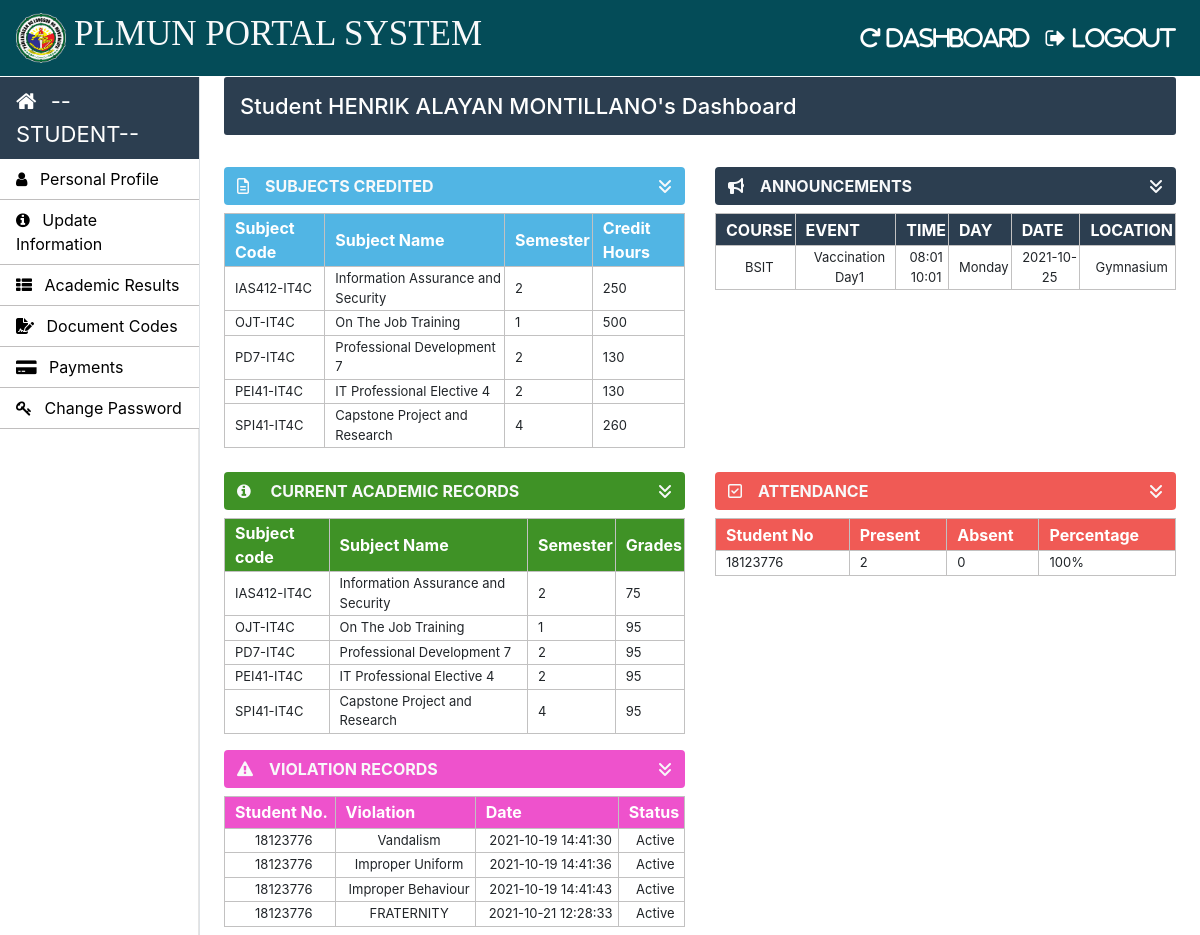
Page /student/student-index.php (signed in) on the committed database.
### tables this page shows
CREATE TABLE `student_info` (
  `roll_no` int(50) NOT NULL,
  `first_name` varchar(30) NOT NULL,
  `middle_name` varchar(30) NOT NULL,
  `last_name` varchar(30) NOT NULL,
  `father_name` varchar(30) NOT NULL,
  `email` varchar(200) NOT NULL,
  `mobile_no` varchar(11) NOT NULL,
  `course_code` varchar(11) NOT NULL,
  `profile_image` varchar(100) NOT NULL,
  `prospectus_issued` varchar(10) NOT NULL,
  `prospectus_amount` varchar(10) NOT NULL,
  `applicant_status` varchar(20) NOT NULL,
  `application_status` varchar(20) NOT NULL,
  `dob` varchar(10) NOT NULL,
  `gender` varchar(10) NOT NULL,
  `permanent_address` varchar(150) NOT NULL,
  `current_address` varchar(150) NOT NULL,
  `place_of_birth` varchar(150) NOT NULL,
  `admission_date` timestamp NOT NULL DEFAULT CURRENT_TIMESTAMP ON UPDATE CURRENT_TIMESTAMP
);

CREATE TABLE `course_subjects` (
  `subject_code` varchar(20) NOT NULL,
  `subject_name` varchar(50) NOT NULL,
  `course_code` varchar(10) NOT NULL,
  `semester` int(10) NOT NULL,
  `credit_hours` int(5) NOT NULL
);

CREATE TABLE `student_courses` (
  `student_course_id` int(11) NOT NULL,
  `course_code` varchar(10) NOT NULL,
  `semester` int(11) NOT NULL,
  `roll_no` varchar(10) NOT NULL,
  `subject_code` varchar(50) NOT NULL,
  `session` varchar(10) NOT NULL,
  `assign_date` varchar(10) NOT NULL
);

CREATE TABLE `announcement` (
  `id` int(11) NOT NULL,
  `course_code` varchar(10) NOT NULL,
  `note` varchar(200) NOT NULL,
  `timing_from` varchar(10) NOT NULL,
  `timing_to` varchar(10) NOT NULL,
  `date` date NOT NULL,
  `day` varchar(20) NOT NULL,
  `room_no` varchar(200) NOT NULL
);

CREATE TABLE `weekdays` (
  `day_id` int(11) NOT NULL,
  `day_name` varchar(15) NOT NULL
);

CREATE TABLE `class_result` (
  `class_result_id` int(11) NOT NULL,
  `roll_no` varchar(30) NOT NULL,
  `course_code` varchar(30) NOT NULL,
  `subject_code` varchar(50) NOT NULL,
  `semester` varchar(11) NOT NULL,
  `total_marks` varchar(11) NOT NULL,
  `obtain_marks` varchar(11) NOT NULL,
  `result_date` varchar(10) NOT NULL
);

CREATE TABLE `student_violation` (
  `rec_no` int(11) NOT NULL,
  `roll_no` varchar(30) NOT NULL,
  `violation` varchar(50) NOT NULL,
  `date` timestamp NOT NULL DEFAULT CURRENT_TIMESTAMP ON UPDATE CURRENT_TIMESTAMP,
  `status` varchar(10) NOT NULL
);

### Student/student-index.php (the view, shortened to what this page needs)
 <?php
		require_once "../connection/connection.php";
	?>
<!doctype html>
<html lang="en">
	<head>
	</head>
	<body>
		<?php include('../common/student-header.php') ?>
		<?php include('../common/student-sidebar.php') ?>
		<main role="main" class="col-xl-10 col-lg-9 col-md-8 ml-sm-auto px-md-4 mb-2 w-100">
			<div class="sub-main">
				<div class="text-center d-flex flex-wrap flex-md-nowrap pt-3 pb-2 mb-3 text-white admin-dashboard pl-3">
					<h4 class="">Student <?php $roll_no=$_SESSION['LoginStudent'];
					$query="select * from student_info where roll_no='$roll_no'";
					$run=mysqli_query($con,$query);
					while ($row=mysqli_fetch_array($run)) {
						echo $row['first_name']." ".$row['middle_name']." ".$row['last_name'];
					}
					?>'s Dashboard </h4> </h4>
				</div>
				<div class="row">
					<div class="col-lg-6 col-md-12 col-sm-12">
						<div>
							<section class="mt-3">
								<div class="btn btn-block table-two text-light d-flex">
									<span class="font-weight-bold"><i class="fa fa-file-text-o mr-3" aria-hidden="true"></i>SUBJECTS CREDITED</span>
									<a href="" class="ml-auto" data-toggle="collapse" data-target="#collapseOne"><i class="	fas fa-angle-double-down text-light" aria-hidden="true"></i></a>
								</div>
								<div class="collapse show mt-2" id="collapseOne">
									<table class="w-100 table-elements table-two-tr"cellpadding="2">
										<tr class="pt-5 table-two text-white" style="height: 32px;">
											<th>Subject Code</th>
											<th>Subject Name</th>
											<th>Semester</th>
											<th>Credit Hours</th>
										</tr>
										<?php $roll_no=$_SESSION['LoginStudent'];
											$query="select * from course_subjects inner join student_courses on course_subjects.subject_code=student_courses.subject_code where student_courses.roll_no='$roll_no'";
											$run=mysqli_query($con,$query);
											while ($row=mysqli_fetch_array($run)) { ?>
										<tr>
											<td><?php echo $row['subject_code'] ?></td>
											<td><?php echo $row['subject_name'] ?></td>
											<td><?php echo $row['semester'] ?></td>
											<td><?php echo $row['credit_hours'] ?></td>
										</tr>
										<?php } ?>
									</table>
								</div>
							</section>
						</div>
					</div>
					<div class="col-lg-6 col-md-12 col-md-6 col-sm-12">
						<div>
							<section class="mt-3">
								<div class="btn btn-block table-three text-light d-flex">
									<span class="font-weight-bold"><i class="fas fa-bullhorn mr-3" aria-hidden="true"></i>ANNOUNCEMENTS</span>
									<a href="" class="ml-auto" data-toggle="collapse" data-target="#collapsetwo"><i class="fas fa-angle-double-down text-light" aria-hidden="true"></i></a>
								</div>
								<div class="collapse show mt-2" id="collapsetwo">
									<table class="w-100 table-elements table-three-tr"cellpadding="2">
										<tr class="pt-5 table-three text-white" style="height: 32px;">
											<th>COURSE</th>
											<th>EVENT</th>
											<th>TIME</th>
											<th>DAY</th>
											<th>DATE</th>
											<th>LOCATION</th>
													</tr>
													<?php
													$roll_no=$_SESSION['LoginStudent'];
														$sql = "SELECT * FROM announcement inner join weekdays on day_id INNER JOIN student_info on announcement.day = weekdays.day_id WHERE announcement.course_code=student_info.course_code AND student_info.roll_no='$roll_no'";
														$result = mysqli_query($con , $sql);
														$resultCheck = mysqli_num_rows($result);
														?>
														<?php
										 if($resultCheck > 0){
											while($row = mysqli_fetch_assoc($result)){ ?>
														<tr class="text-center">
															<td><?php echo $row["course_code"] ?></td>
															<td><?php echo $row["note"] ?></td>
															<td><?php echo $row["timing_from"]."<br>".$row["timing_to"] ?></td>
															<td><?php echo $row["day_name"] ?></td>
															<td><?php echo $row["date"] ?></td>
															<td><?php echo $row["room_no"] ?></td>
														</tr>
														<?php
											}}
													?>
												</table>
											</div>
										</section>
									</div>
								</div>
							</div>
						<div class="row">
						<div class="col-lg-6 col-md-12 col-sm-12">
						<div>
							<section class="mt-4">
								<div class="btn btn-block table-five text-light d-flex">
									<span class="font-weight-bold"><i class="fa fa-info-circle mr-3" aria-hidden="true"></i> CURRENT ACADEMIC RECORDS</span>
									<a href="" class="ml-auto" data-toggle="collapse" data-target="#collapsethree"><i class="fas fa-angle-double-down text-light" aria-hidden="true"></i></a>
								</div>
								<div class="collapse show mt-2" id="collapsethree">
									<table class="w-100 table-elements table-five-tr"cellpadding="2">
										<tr class="pt-5 table-five text-white" style="height: 32px;">
											<th>Subject code</th>
											<th>Subject Name</th>
											<th>Semester</th>
											<th>Grades</th>
										</tr>
										<?php
											$roll_no=$_SESSION['LoginStudent'];
											$query="select * from course_subjects inner join class_result on course_subjects.subject_code=class_result.subject_code where class_result.roll_no='$roll_no'";
											$run=mysqli_query($con,$query);
											while ($row=mysqli_fetch_array($run)) { ?>
											<tr>
												<td><?php echo $row['subject_code'] ?></td>
												<td><?php echo $row['subject_name'] ?></td>
												<td><?php echo $row['semester'] ?></td>
												<td><?php echo $row['obtain_marks'] ?></td>
											</tr>
											<?php }
										?>
									</table>
								</div>
							</section>
						</div>
						</div>
						<div class="col-lg-6 col-md-12 col-sm-12">
						<div>
							<section class="mt-4">
								<div class="btn btn-block table-one text-light d-flex">
									<span class="font-weight-bold"><i class="fa fa-check-square-o mr-3" aria-hidden="true"></i>ATTENDANCE</span>
									<a href="" class="ml-auto" data-toggle="collapse" data-target="#collapsefour"><i class="fas fa-angle-double-down text-light" aria-hidden="true"></i></a>
								</div>
								<div class="collapse show mt-2" id="collapsefour">
									<table class="w-100 table-elements table-one-tr"cellpadding="2">
										<tr class="pt-5 table-one text-white" style="height: 32px;">
											<th>Student No</th>
											<th>Present</th>
											<th>Absent</th>
											<th>Percentage</th>
										</tr>
										<?php
											$roll_no=$_SESSION['LoginStudent'];
											$query="select count(attendance_id) as attendance_id,sum(attendance) as attendance,student_id from student_attendance where student_id='$roll_no'";
											$run=mysqli_query($con,$query);
											while ($row1=mysqli_fetch_array($run)) { ?>
											<tr>
												<td><?php echo $_SESSION['LoginStudent'] ?></td>
												<td><?php echo $row1['attendance'] ? $row1['attendance'] : "0" ?></td>
												<td><?php echo $row1['attendance_id']-$row1['attendance']?></td>
												<?php $attendace =  $row1['attendance_id'] > 0 ? round(($row1['attendance']*100)/$row1['attendance_id'])."%" : "0%" ?>
												<td> <?php echo $attendace ?> </td>
											</tr>
											<?php
											}
										?>
									</table>
								</div>
							</section>
						</div>
					</div>
					<div class="col-lg-6 col-md-12 col-md-6 col-sm-12">
						<div>
							<section class="mt-3">
								<div class="btn btn-block table-four text-light d-flex">
									<span class="font-weight-bold"><i class="fa fa-warning mr-3" aria-hidden="true"></i>VIOLATION RECORDS</span>
									<a href="" class="ml-auto" data-toggle="collapse" data-target="#collapsefive"><i class="fas fa-angle-double-down text-light" aria-hidden="true"></i></a>
								</div>
								<div class="collapse show mt-2" id="collapsefive">
									<table class="w-100 table-elements table-four-tr"cellpadding="2">
										<tr class="pt-5 table-four text-white" style="height: 32px;">
											<th>Student No.</th>
											<th>Violation</th>
											<th>Date</th>
											<th>Status</th>
										</tr>
										<?php
											$roll_no=$_SESSION['LoginStudent'];
											$query="select * from student_violation inner join student_info on student_violation.roll_no=student_info.roll_no where student_violation.roll_no='$roll_no'";
											$run=mysqli_query($con,$query);
											while ($row=mysqli_fetch_array($run)) { ?>
											<tr class="text-center">
												<td><?php echo $row['roll_no'] ?></td>
												<td><?php echo $row['violation'] ?></td>
												<td><?php echo $row['date'] ?></td>
												<td><?php echo $row['status'] ?></td>
											</tr>
											<?php
											}
										?>
									</table>
								</div>
							</section>
						</div>
					</div>
				</div>
				</div>
		</main>
	</body>
</html>

### Css/style.css (style rules this page uses)
h4 { font-size: 22px; }
.admin-dashboard { margin-top: 1px !important; background: #2c3e50 !important; border-radius: 3px; }
.table-elements tr, td, th { font-size: 13px; border: 1px solid rgb(194, 193, 193); padding-left: 10px !important; }
.table-one { background: #eb1811b6; }
.table-two { background: #51b5e4; }
.table-three { background: #2c3e50 !important; }
.table-four { background: #e70db8b6; }
.table-five { background: #3e9225fd; }
.table-font-for-transcript td, th { font-size: 16px !important; }

### rows in the picture
student_info: first_name "HENRIK", middle_name "ALAYAN", last_name "MONTILLANO"
course_subjects: student_courses.subject_code "IAS412-IT4C", subject_name "Information Assurance and Security", student_courses.semester "2", credit_hours "250", class_result.subject_code "IAS412-IT4C", class_result.semester "2", class_result.obtain_marks "75"
course_subjects: student_courses.subject_code "OJT-IT4C", subject_name "On The Job Training", student_courses.semester "1", credit_hours "500", class_result.subject_code "OJT-IT4C", class_result.semester "1", class_result.obtain_marks "95"
course_subjects: student_courses.subject_code "PD7-IT4C", subject_name "Professional Development 7", student_courses.semester "2", credit_hours "130", class_result.subject_code "PD7-IT4C", class_result.semester "2", class_result.obtain_marks "95"
course_subjects: student_courses.subject_code "PEI41-IT4C", subject_name "IT Professional Elective 4", student_courses.semester "2", credit_hours "130", class_result.subject_code "PEI41-IT4C", class_result.semester "2", class_result.obtain_marks "95"
course_subjects: student_courses.subject_code "SPI41-IT4C", subject_name "Capstone Project and Research", student_courses.semester "4", credit_hours "260", class_result.subject_code "SPI41-IT4C", class_result.semester "4", class_result.obtain_marks "95"
announcement: student_info.course_code "BSIT", note "Vaccination Day1", timing_from "08:01", timing_to "10:01", weekdays.day_name "Monday", date "2021-10-25", room_no "Gymnasium"
student_violation: student_info.roll_no "18123776", violation "Vandalism", date "2021-10-19 14:41:30", status "Active"
student_violation: student_info.roll_no "18123776", violation "Improper Uniform", date "2021-10-19 14:41:36", status "Active"
student_violation: student_info.roll_no "18123776", violation "Improper Behaviour", date "2021-10-19 14:41:43", status "Active"
student_violation: student_info.roll_no "18123776", violation "FRATERNITY", date "2021-10-21 12:28:33", status "Active"

### other values in the picture
$row1['attendance'] "2"
$row1['attendance_id']-$row1['attendance'] "0"
$attendace "100%"
